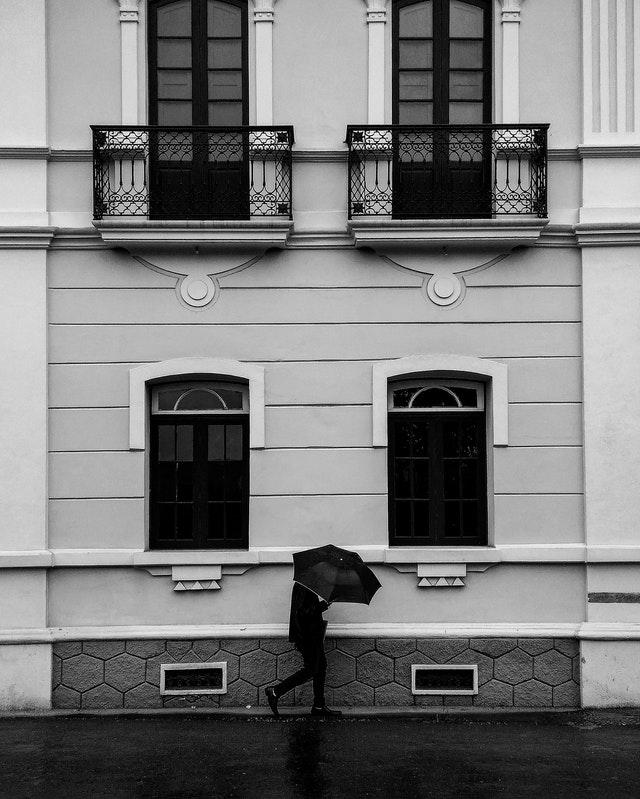
#> input picture walking.jpg, 640 x 799 px
$ jupyter execute 'V23 - Hough.ipynb'   (shell and % lines are left out)
#> lines starting #> are read from the running program, lines starting #| are printed output that depends on the picture; after the words box and inside, x2 and y2 are one past the last pixel; in counts of white or black regions, pixels touching at a corner belong together
[cell 1]
import numpy as np
from matplotlib import pyplot as plt
from skimage.io import imread,imshow,imsave

[cell 2]
from skimage.transform import hough_line,hough_line_peaks

im_fake = np.zeros((200,200))
im_fake[50,:] = 1
im_fake[100,:] = 1
plt.figure()
plt.gray()
plt.imshow(im_fake)
plt.show()
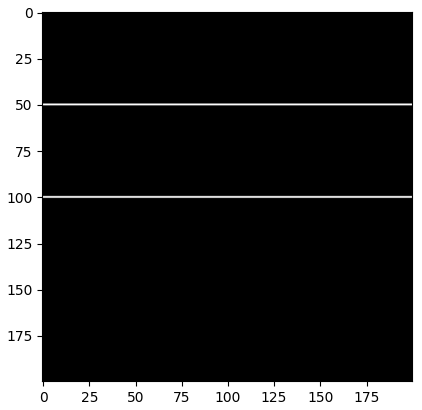
#> figure drawn by matplotlib, 1 panel

[cell 3]
h, theta, d = hough_line(im_fake)
hpeaks, angles, dists = hough_line_peaks(h, theta, d)
print(hpeaks, np.rad2deg(angles), dists)
plt.figure()
plt.imshow(np.log(h+1), extent=[np.rad2deg(theta[0]), np.rad2deg(theta[-1]), d[-1], d[0]], aspect='auto')
plt.show()
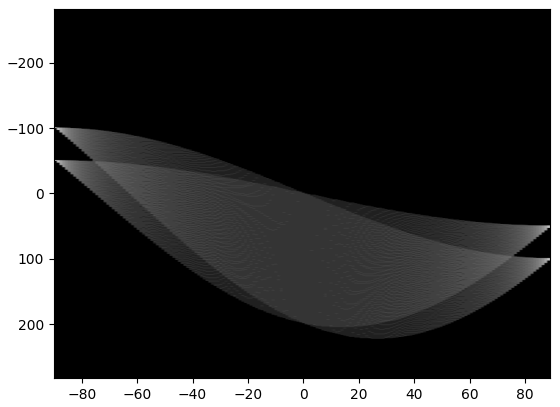
#> figure drawn by matplotlib, 1 panel

[cell 4]
im = imread('walking.jpg')
#> im is the input picture: shape (799, 640); min 0, max 255, mean 121.2
plt.figure()
plt.gray()
plt.imshow(im)
plt.show()

[cell 5]
from skimage.feature import canny

borders = canny(im, sigma=2)
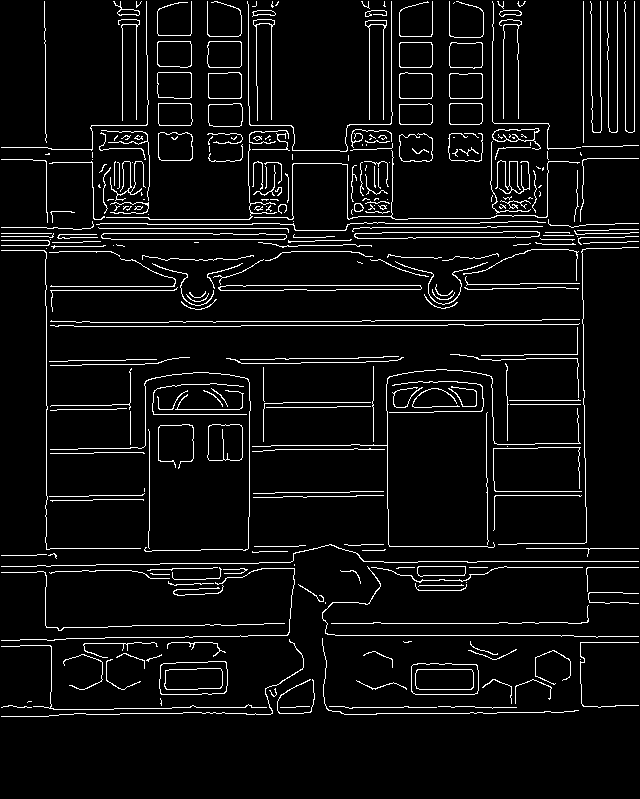
#> borders: shape (799, 640) bool; 5.8% white in thin lines or dots, all inside (x1, y1, x2, y2) = (1, 1, 639, 717)

plt.figure()
plt.imshow(borders)
plt.show()

[cell 6]
h, theta, d = hough_line(borders)
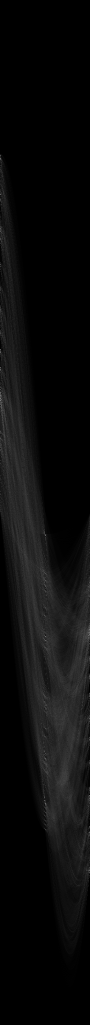
#> h: shape (2049, 180) uint64 (shown at 1/2 size); min 0, max 323, mean 14.6; drawn with min black and max white
#> theta = 180 values from -1.57 to 1.55; d = 2049 values from -1024 to 1024

plt.figure()
plt.imshow(np.log(h+1), extent=[np.rad2deg(theta[0]), np.rad2deg(theta[-1]), d[-1], d[0]], aspect='auto')
plt.title('Hough transform')
plt.xlabel('Angles (degrees)')
plt.ylabel('Distance (pixels)')
plt.show()
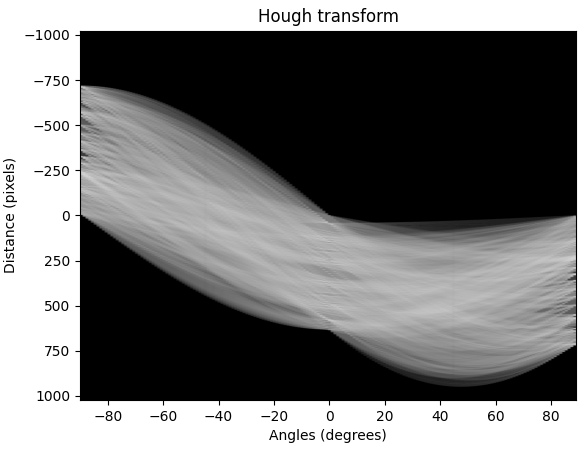
#> figure drawn by matplotlib, 1 panel

[cell 7]
hpeaks, angles, dists = hough_line_peaks(h, theta, d, num_peaks=10)
#> hpeaks = [323, 279, 279, 260, 258, 250, 235, 227, 217, 216]; angles = [0, -1.57, 0, -1.57, -1.57, -1.57, -1.57, -1.57, -1.57, -1.57]; dists = [46, -635, 583, -707, -233, -325, -561, -290, -623, -548]

[cell 8]
print(hpeaks.shape)
#| (10,)
print(angles.shape)
#| (10,)
print(dists.shape)
#| (10,)

[cell 9]
plt.figure()
plt.imshow(np.log(h+1),aspect='auto',extent=[np.rad2deg(theta[0]), np.rad2deg(theta[-1]), d[-1], d[0]])
plt.plot(np.rad2deg(angles),dists,'bo')
plt.show()
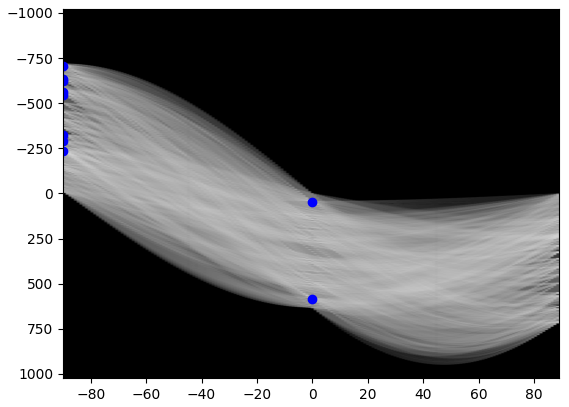
#> figure drawn by matplotlib, 1 panel

[cell 10]
plt.figure()
plt.imshow(im, cmap=plt.cm.gray)

for i in range(len(hpeaks)):
    x0 = 0
    x1 = im.shape[1]
    y0 = (dists[i]-x0*np.cos(angles[i]))/np.sin(angles[i])
    y1 = (dists[i]-x1*np.cos(angles[i]))/np.sin(angles[i])
    plt.plot((x0,x1), (y0,y1), '-r')
#> this loop made 10 passes
#> (y0, y1) on passes 1 to 10: (inf, -inf), (635, 635), (inf, -inf), (707, 707), (233, 233), (325, 325), (561, 561), (290, 290), (623, 623), (548, 548)

plt.xlim((0,im.shape[1]))
plt.ylim((im.shape[0], 0))
plt.axis('off')
plt.title('Detected lines')
plt.show()
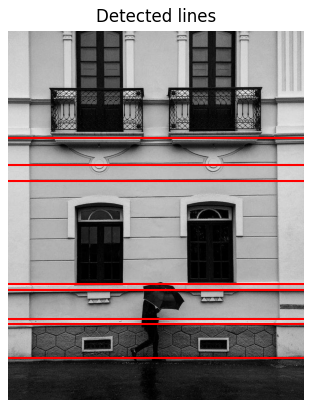
#> figure drawn by matplotlib, 1 panel

$ run again, with CT-Scan-Benign-Brain-Tumour.jpg copied over walking.jpg
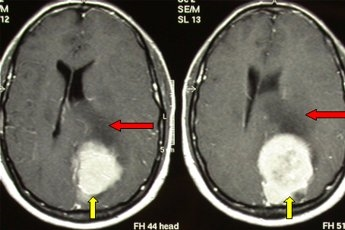
#> input picture CT-Scan-Benign-Brain-Tumour.jpg, 345 x 230 px
#> im is the input picture: shape (230, 345, 3); mean R, G, B 103, 100.4, 91.3
#> `plt.show()`:
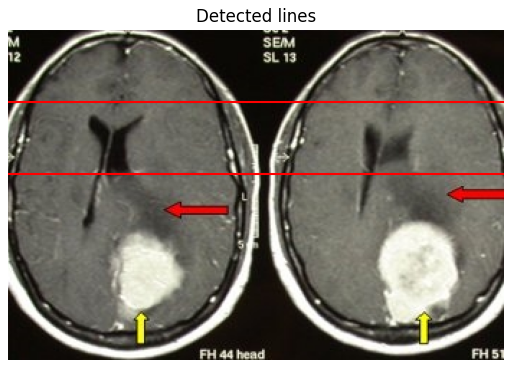
#> figure drawn by matplotlib, 1 panel

$ run again, with airplane.jpg copied over walking.jpg
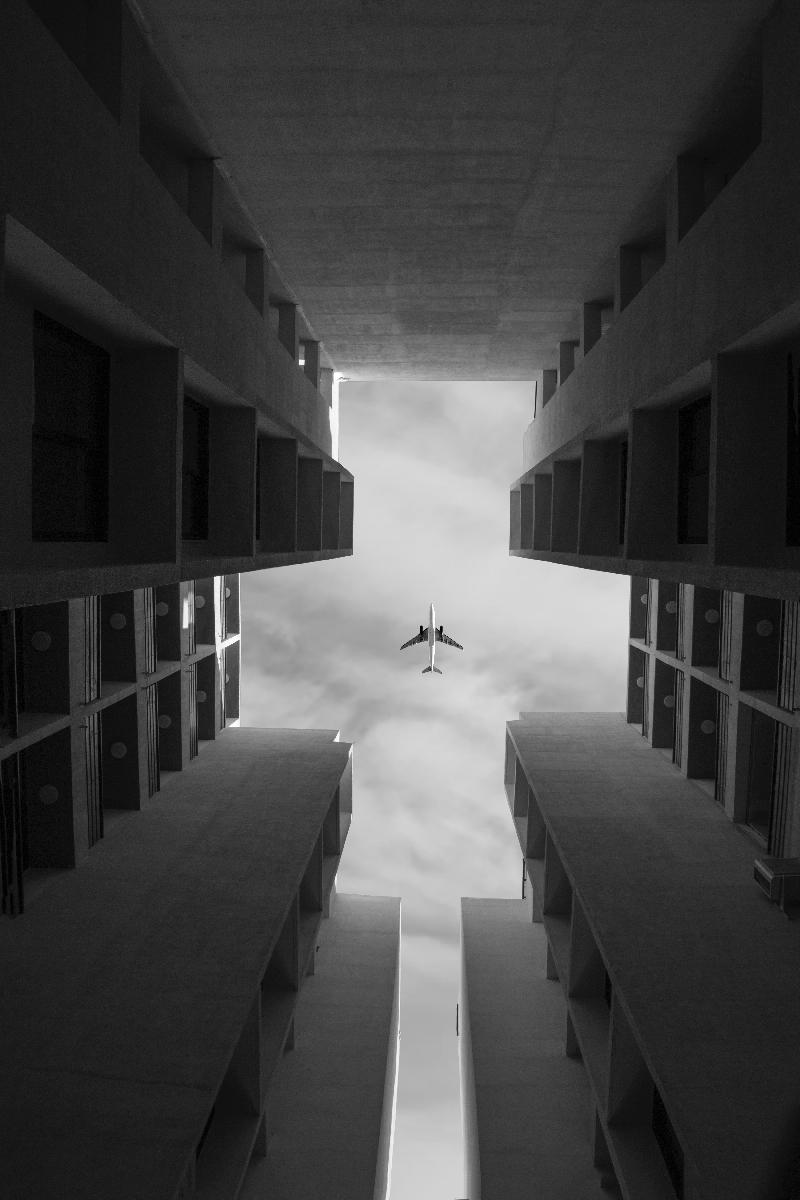
#> input picture airplane.jpg, 800 x 1200 px
#> im is the input picture: shape (1200, 800); min 0, max 255, mean 68.1
#> `borders = canny(im, sigma=2)`:
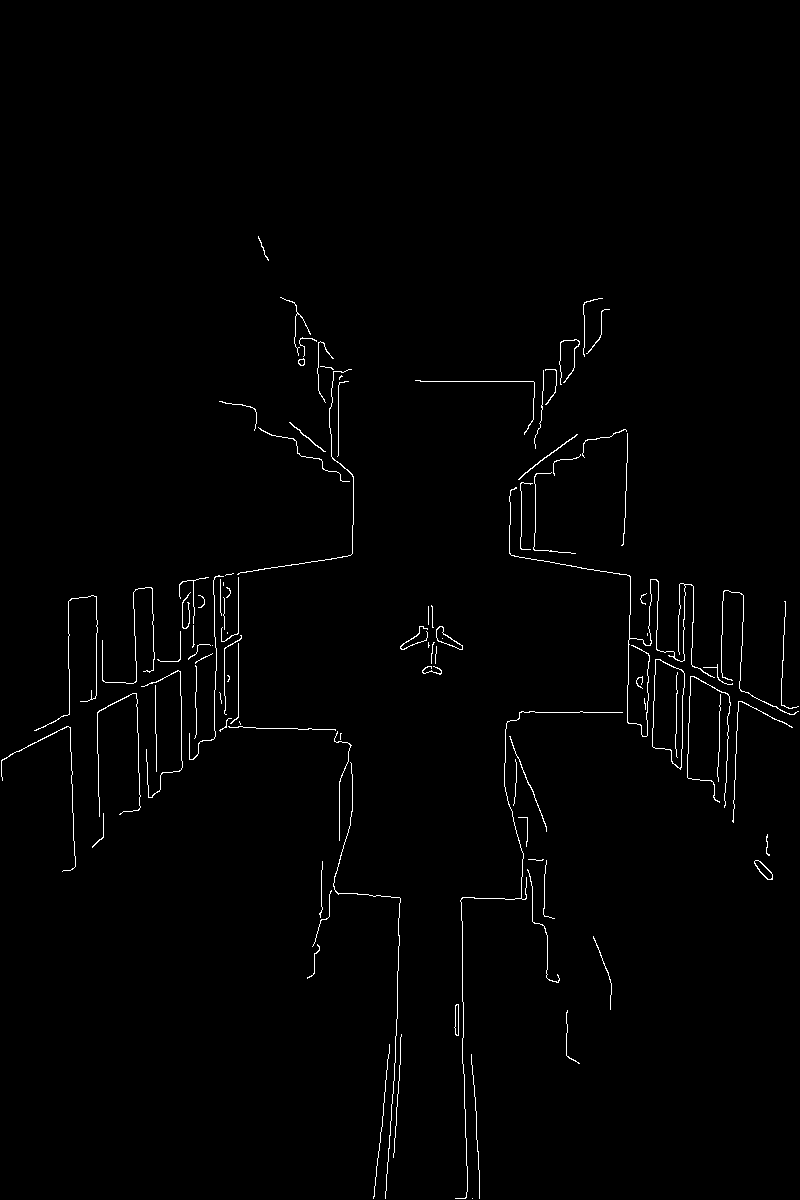
#> borders: shape (1200, 800) bool; 1.1% white in thin lines or dots, all inside (x1, y1, x2, y2) = (1, 236, 799, 1199)
#> theta = 180 values from -1.57 to 1.55; d = 2887 values from -1443 to 1443
#> hpeaks = [183, 163, 162, 141, 138, 137, 126, 126, 124, 122]; angles = [-0.0175, 0.0524, 1.41, -0.0349, 0, -0.0175, -1.57, 1.1, -1.1, -0.0349]; dists = [445, 774, 603, 112, 238, 57, -381, 678, -288, 44]
#| (10,)
#| (10,)
#| (10,)
#> the loop `for i in range(len(hpeaks)):` made 10 passes
#> (y0, y1) on passes 1 to 8: (-25497.9, 20334.1), (14789.1, -475.8), (610.5, 483.8), (-3209.2, 19699.8), (inf, -inf), (-3266, 42565.9), (381, 381), (760.9, 353.3)
#> `plt.show()`:
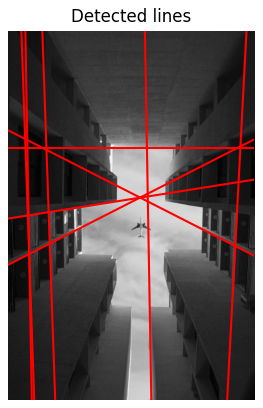
#> figure drawn by matplotlib, 1 panel
